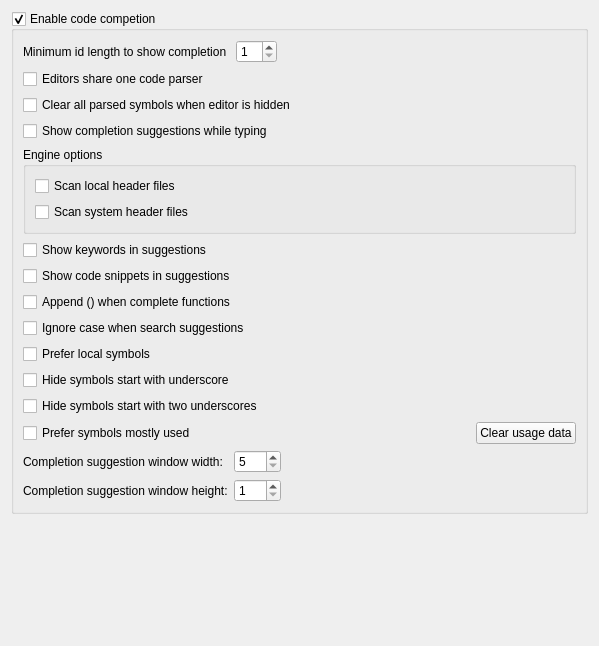
<?xml version="1.0" encoding="UTF-8"?>
<ui version="4.0">
 <class>EditorCodeCompletionWidget</class>
 <widget class="QWidget" name="EditorCodeCompletionWidget">
  <property name="geometry">
   <rect>
    <x>0</x>
    <y>0</y>
    <width>599</width>
    <height>646</height>
   </rect>
  </property>
  <property name="windowTitle">
   <string>Form</string>
  </property>
  <layout class="QVBoxLayout" name="verticalLayout">
   <item>
    <widget class="QGroupBox" name="grpEnabled">
     <property name="title">
      <string>Enable code competion</string>
     </property>
     <property name="flat">
      <bool>false</bool>
     </property>
     <property name="checkable">
      <bool>true</bool>
     </property>
     <layout class="QVBoxLayout" name="verticalLayout_3">
      <item>
       <widget class="QWidget" name="widget_3" native="true">
        <layout class="QHBoxLayout" name="horizontalLayout_2">
         <property name="leftMargin">
          <number>0</number>
         </property>
         <property name="topMargin">
          <number>0</number>
         </property>
         <property name="rightMargin">
          <number>0</number>
         </property>
         <property name="bottomMargin">
          <number>0</number>
         </property>
         <item>
          <widget class="QLabel" name="label_3">
           <property name="text">
            <string>Minimum id length to show completion </string>
           </property>
          </widget>
         </item>
         <item>
          <widget class="QSpinBox" name="spinMinCharRequired">
           <property name="minimum">
            <number>1</number>
           </property>
           <property name="maximum">
            <number>20</number>
           </property>
          </widget>
         </item>
         <item>
          <spacer name="horizontalSpacer_3">
           <property name="orientation">
            <enum>Qt::Horizontal</enum>
           </property>
           <property name="sizeHint" stdset="0">
            <size>
             <width>40</width>
             <height>20</height>
            </size>
           </property>
          </spacer>
         </item>
        </layout>
       </widget>
      </item>
      <item>
       <widget class="QCheckBox" name="chkEditorShareCodeParser">
        <property name="text">
         <string>Editors share one code parser</string>
        </property>
       </widget>
      </item>
      <item>
       <widget class="QCheckBox" name="chkClearWhenEditorHidden">
        <property name="text">
         <string>Clear all parsed symbols when editor is hidden</string>
        </property>
       </widget>
      </item>
      <item>
       <widget class="QCheckBox" name="chkShowSuggestionWhileTyping">
        <property name="text">
         <string>Show completion suggestions while typing</string>
        </property>
       </widget>
      </item>
      <item>
       <widget class="QGroupBox" name="groupBox">
        <property name="title">
         <string>Engine options</string>
        </property>
        <layout class="QVBoxLayout" name="verticalLayout_2">
         <item>
          <widget class="QCheckBox" name="chkParseLocalFiles">
           <property name="text">
            <string>Scan local header files</string>
           </property>
          </widget>
         </item>
         <item>
          <widget class="QCheckBox" name="chkParseSystemFiles">
           <property name="text">
            <string>Scan system header files</string>
           </property>
          </widget>
         </item>
        </layout>
       </widget>
      </item>
      <item>
       <widget class="QCheckBox" name="chkShowKeywords">
        <property name="text">
         <string>Show keywords in suggestions</string>
        </property>
       </widget>
      </item>
      <item>
       <widget class="QCheckBox" name="chkShowCodeIns">
        <property name="text">
         <string>Show code snippets in suggestions</string>
        </property>
       </widget>
      </item>
      <item>
       <widget class="QCheckBox" name="chkAppendFunc">
        <property name="text">
         <string>Append () when complete functions</string>
        </property>
       </widget>
      </item>
      <item>
       <widget class="QCheckBox" name="chkIgnoreCases">
        <property name="text">
         <string>Ignore case when search suggestions</string>
        </property>
       </widget>
      </item>
      <item>
       <widget class="QCheckBox" name="chkSortByScope">
        <property name="text">
         <string>Prefer local symbols</string>
        </property>
       </widget>
      </item>
      <item>
       <widget class="QCheckBox" name="chkHideSymbolsStartWithUnderline">
        <property name="text">
         <string>Hide symbols start with underscore</string>
        </property>
       </widget>
      </item>
      <item>
       <widget class="QCheckBox" name="chkHideSymbolsStartWithTwoUnderline">
        <property name="text">
         <string>Hide symbols start with two underscores</string>
        </property>
       </widget>
      </item>
      <item>
       <widget class="QWidget" name="widget" native="true">
        <layout class="QHBoxLayout" name="horizontalLayout">
         <property name="leftMargin">
          <number>0</number>
         </property>
         <property name="topMargin">
          <number>0</number>
         </property>
         <property name="rightMargin">
          <number>0</number>
         </property>
         <property name="bottomMargin">
          <number>0</number>
         </property>
         <item>
          <widget class="QCheckBox" name="chkRecordUsage">
           <property name="text">
            <string>Prefer symbols mostly used</string>
           </property>
          </widget>
         </item>
         <item>
          <spacer name="horizontalSpacer">
           <property name="orientation">
            <enum>Qt::Horizontal</enum>
           </property>
           <property name="sizeHint" stdset="0">
            <size>
             <width>40</width>
             <height>20</height>
            </size>
           </property>
          </spacer>
         </item>
         <item>
          <widget class="QPushButton" name="btnClearUsageData">
           <property name="text">
            <string>Clear usage data</string>
           </property>
          </widget>
         </item>
        </layout>
       </widget>
      </item>
      <item>
       <widget class="QWidget" name="widget_2" native="true">
        <layout class="QGridLayout" name="gridLayout">
         <property name="leftMargin">
          <number>0</number>
         </property>
         <property name="topMargin">
          <number>0</number>
         </property>
         <property name="rightMargin">
          <number>0</number>
         </property>
         <property name="bottomMargin">
          <number>0</number>
         </property>
         <item row="0" column="0">
          <widget class="QLabel" name="label">
           <property name="text">
            <string>Completion suggestion window width:</string>
           </property>
          </widget>
         </item>
         <item row="0" column="2">
          <spacer name="horizontalSpacer_2">
           <property name="orientation">
            <enum>Qt::Horizontal</enum>
           </property>
           <property name="sizeHint" stdset="0">
            <size>
             <width>40</width>
             <height>20</height>
            </size>
           </property>
          </spacer>
         </item>
         <item row="0" column="1">
          <widget class="QSpinBox" name="spinWidth">
           <property name="minimum">
            <number>5</number>
           </property>
           <property name="maximum">
            <number>999</number>
           </property>
          </widget>
         </item>
         <item row="1" column="0">
          <widget class="QLabel" name="label_2">
           <property name="text">
            <string>Completion suggestion window height:</string>
           </property>
          </widget>
         </item>
         <item row="1" column="1">
          <widget class="QSpinBox" name="spinHeight">
           <property name="minimum">
            <number>1</number>
           </property>
           <property name="maximum">
            <number>999</number>
           </property>
          </widget>
         </item>
        </layout>
       </widget>
      </item>
     </layout>
    </widget>
   </item>
   <item>
    <spacer name="verticalSpacer">
     <property name="orientation">
      <enum>Qt::Vertical</enum>
     </property>
     <property name="sizeHint" stdset="0">
      <size>
       <width>20</width>
       <height>40</height>
      </size>
     </property>
    </spacer>
   </item>
  </layout>
 </widget>
 <tabstops>
  <tabstop>grpEnabled</tabstop>
  <tabstop>spinMinCharRequired</tabstop>
  <tabstop>chkEditorShareCodeParser</tabstop>
  <tabstop>chkClearWhenEditorHidden</tabstop>
  <tabstop>chkShowSuggestionWhileTyping</tabstop>
  <tabstop>chkParseLocalFiles</tabstop>
  <tabstop>chkParseSystemFiles</tabstop>
  <tabstop>chkShowKeywords</tabstop>
  <tabstop>chkShowCodeIns</tabstop>
  <tabstop>chkAppendFunc</tabstop>
  <tabstop>chkIgnoreCases</tabstop>
  <tabstop>chkSortByScope</tabstop>
  <tabstop>chkHideSymbolsStartWithUnderline</tabstop>
  <tabstop>chkHideSymbolsStartWithTwoUnderline</tabstop>
  <tabstop>chkRecordUsage</tabstop>
  <tabstop>btnClearUsageData</tabstop>
  <tabstop>spinWidth</tabstop>
  <tabstop>spinHeight</tabstop>
 </tabstops>
 <resources/>
 <connections/>
</ui>
